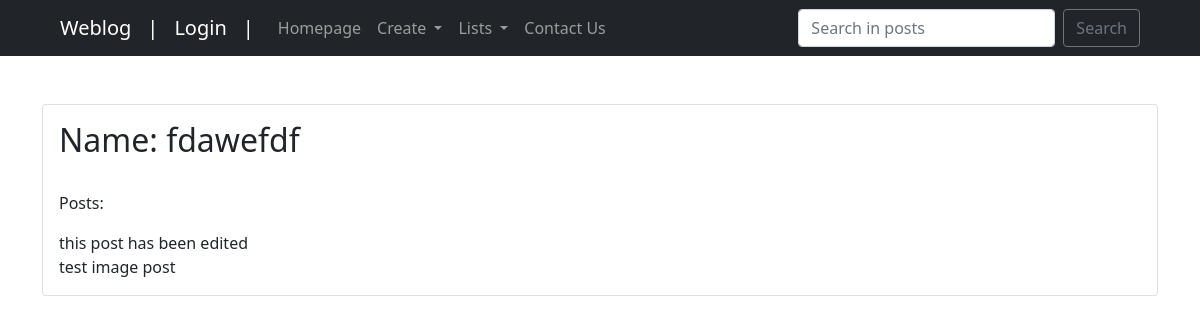
Screenshot of /weblog/category/13 with the database file from the repository.
### weblog/models.py (models this page shows, shortened)
class Category(models.Model):
    parent = models.ForeignKey('self', on_delete=models.CASCADE, blank=True, null=True)
    name = models.CharField('Category Name', max_length=30, null=True)
    updated_on = models.DateTimeField(auto_now=True, null=True)

class Post(models.Model):
    PU = 'PU'
    DR = 'DR'
    STATUS_CHOICE = [
        (PU, 'Published'),
        (DR, 'Draft')
    ]
    owner = models.ForeignKey(User, on_delete=models.CASCADE, verbose_name="Post Owner")
    title = models.CharField("Post Title", max_length=50)
    content = models.TextField()
    image = models.ImageField(upload_to='images', null=True)
    category = models.ManyToManyField('Category')
    created = models.DateField(auto_now_add=True, null=True)
    updated_on = models.DateTimeField(auto_now=True)
    like = models.ManyToManyField(User, related_name='post_like')
    dislike = models.ManyToManyField(User, related_name='post_dislike')
    tag = models.ManyToManyField('Tag')
    slug = models.SlugField(max_length=255, unique=True, null=True, blank=True)
    status = models.CharField(
        max_length=2,
        choices=STATUS_CHOICE,
        default=DR
    )
    objects = models.Manager()
    published = PublishedPostsManager()
    draft = DraftPostsManager()

### weblog/views.py (the view)
# urls.py: path("category/<int:pk>", CategoryDetail.as_view(), name="category_detail"),
class CategoryDetail(DetailView):
    model = Category
    template_name = 'weblog/category/category_detail.html'

### weblog/templates/weblog/category/category_detail.html (shortened to what this page needs)
{% extends 'weblog/index.html' %}
{% load static %}
{% block content %}
    <div class="card mb-4">
        <div class="card-body">
            <h2 class="card-title">Name: {{object.name}}</h2><br>
            <p class="card-text">Posts: </p>
            {% for post in object.post_set.all %}
                {{post.title}} <br>
            {% endfor %}
        </div>
    </div>
{% endblock content %}

### rows the page displays
Category: name "fdawefdf"
Post: title "this post has been edited"
Post: title "test image post"
